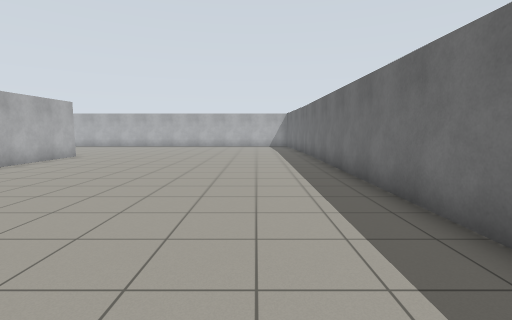
View 1 (above)

24 first-person views from a walk through a world built for the Gazebo simulator. The camera is 1.2 m above the floor, tilts 6° down and sees 85° across. The floor is counted in squares, 1 m on a side. Each view is taken from the middle of a square. On the plan, view 1 faces up. The plan holds only what a view shows up to about 12 squares ahead; the rest is blank.

View 2
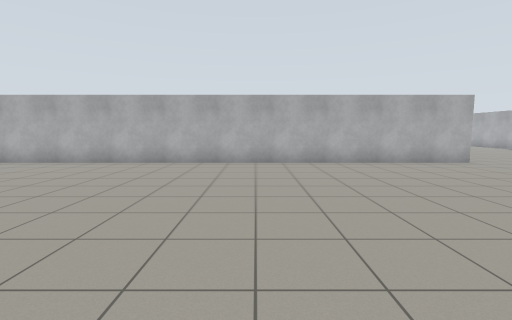

View 3
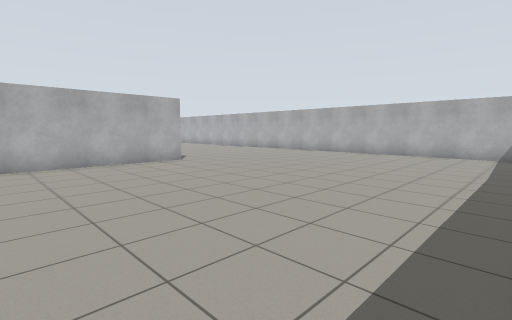

View 4
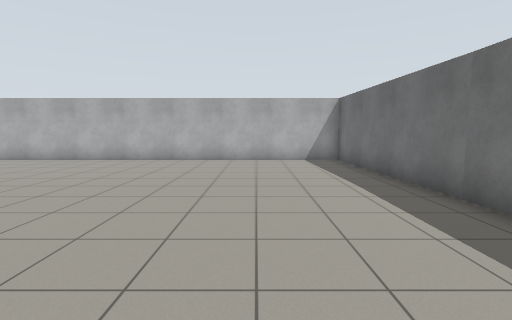

View 5
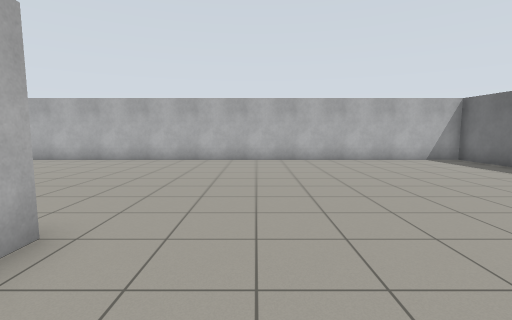

View 6
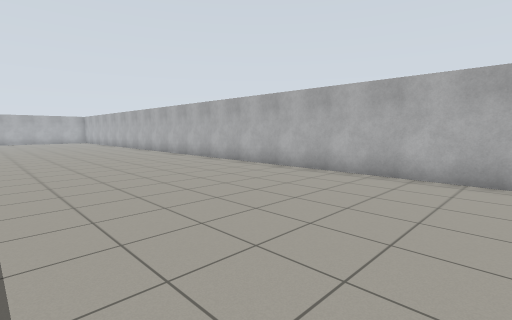

View 7
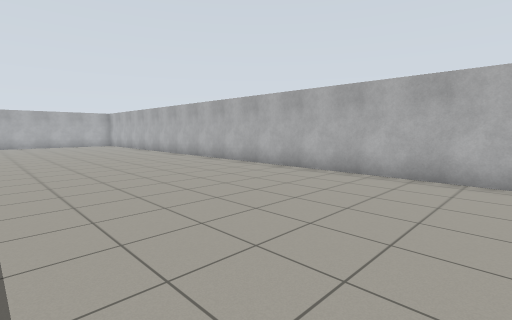

View 8
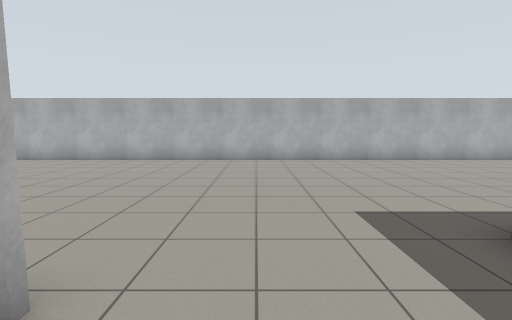

View 9
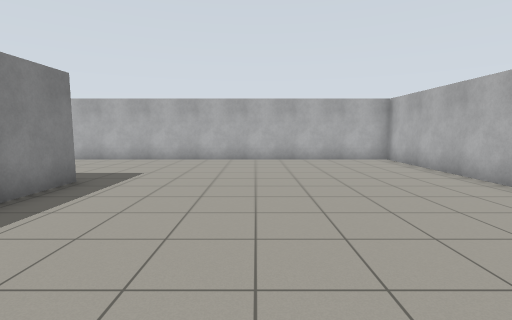

View 10
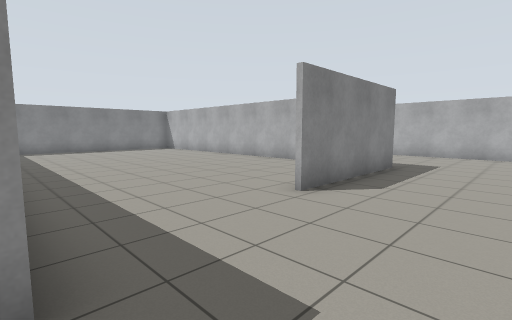

View 11
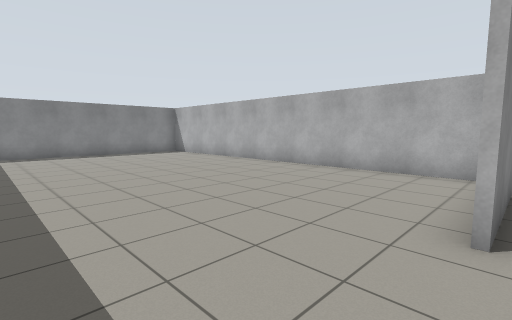

View 12
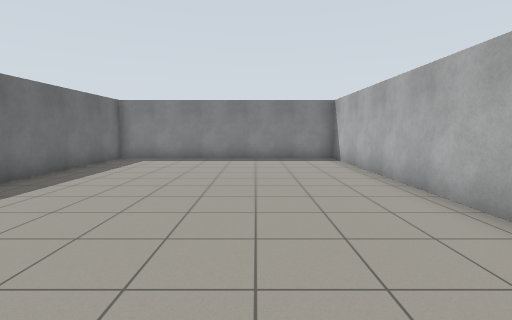

View 13
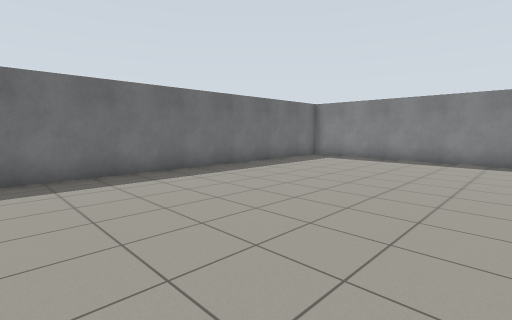

View 14
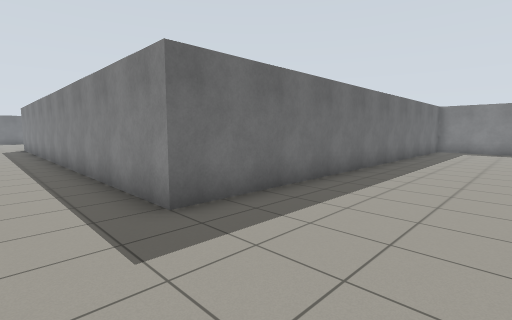

View 15
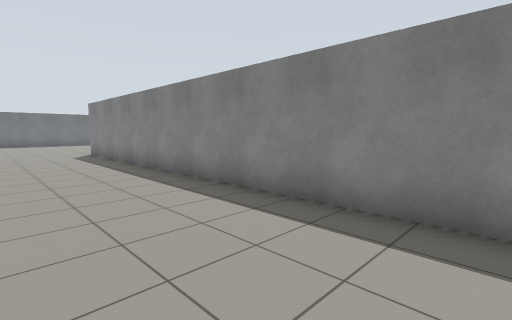

View 16
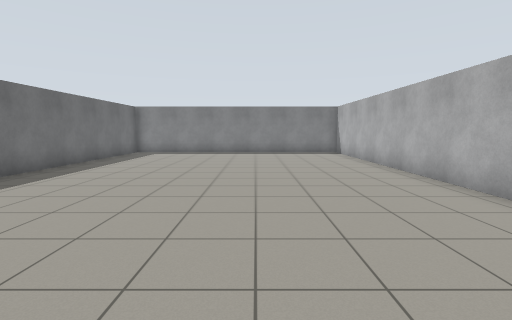

View 17
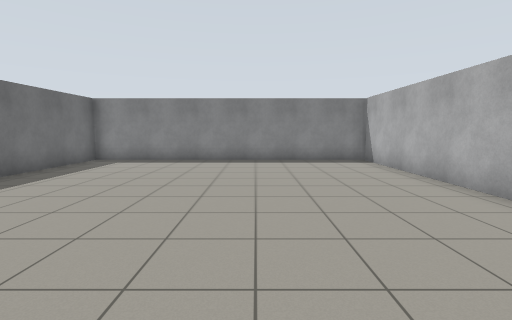

View 18
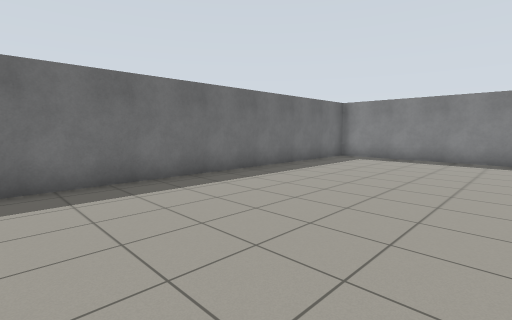

View 19
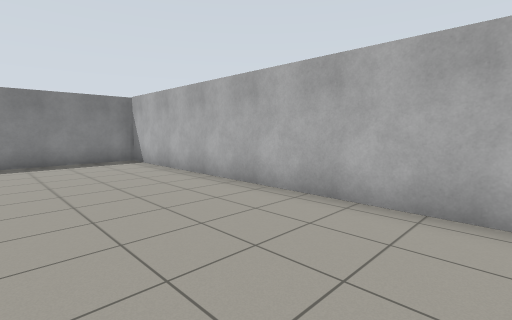

View 20
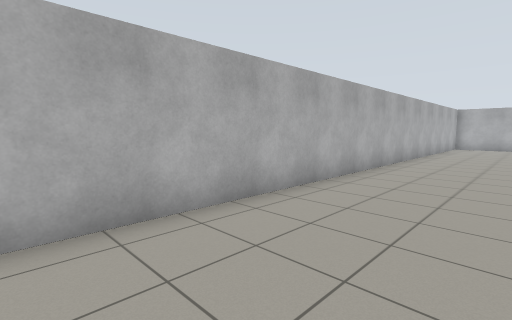

View 21
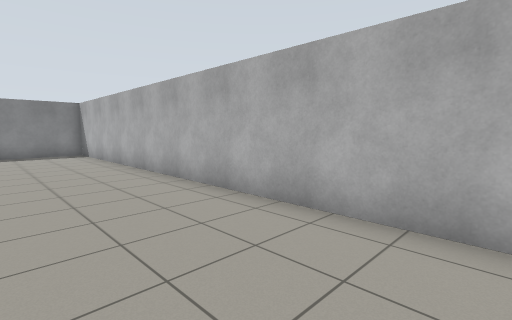

View 22
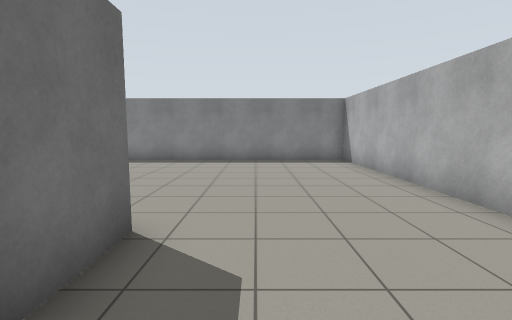

View 23
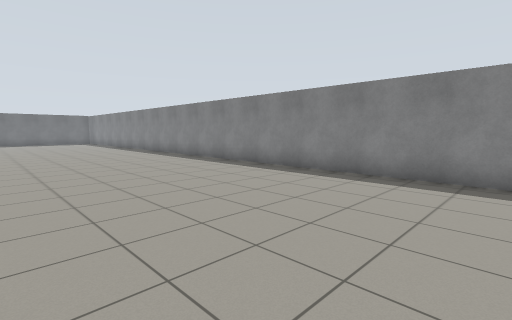

View 24
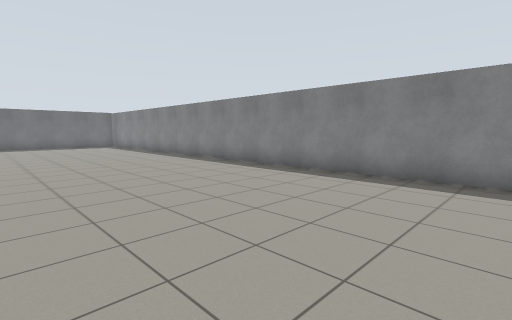

### Floor plan
Points are (right, up) in squares from view 1. A wall is a line through its corners. A room is listed if a view was taken in it or the views show most of it. See-through windows are left out.
Room 1 (views 1, 2, 3, 4, 5, 6, 7, 8, 9, 10, 11, 12, 13, 14, 15, 16, 17, 18, 19, 20, 21, 22)
walls: (-8.4, 13.1) (-8.4, -11.5) (2.6, -11.5) (2.6, 0.9); (-35.4, 11.1) (-35.4, -3.1) (-26.2, -3.1) (-26.2, 13) (-10.9, 13); (-35.6, 11.8) (-30.5, 11.8); (2.6, 13.7) (2.6, 21.5) (-40.6, 21.5) (-40.6, -3.5); (2.6, 2.6) (2.6, 12); (-35.5, -3.2) (-35.5, -1.5)
ways out: opening at (-38.5, -2.8) to room 2
Room 2 (views 23, 24)
walls: (-40.6, -3.5) (-40.6, -11.5) (-21.3, -11.5)
ways out: opening at (-38.5, -2.8) to room 1

Where each view was taken, in squares from view 1:
view 1: 0 up, 0 right, facing up
view 2: 5 up, 2 right, facing left
view 3: 7 up, 2 right, facing up-left
view 4: 10 up, 1 left, facing up
view 5: 10 up, 6 left, facing up
view 6: 14 up, 10 left, facing up-left
view 7: 14 up, 17 left, facing up-left
view 8: 10 up, 29 left, facing up
view 9: 16 up, 29 left, facing left
view 10: 15 up, 26 left, facing down-left
view 11: 12 up, 27 left, facing down-left
view 12: 9 up, 32 left, facing down
view 13: 9 up, 34 left, facing down-right
view 14: 15 up, 30 left, facing down-right
view 15: 17 up, 24 left, facing down-right
view 16: 4 up, 4 left, facing down
view 17: 0 up, 4 left, facing down
view 18: 1 up, 4 left, facing down-right
view 19: 0 up, 4 left, facing down-left
view 20: 0 up, 37 left, facing up-left
view 21: 4 up, 37 left, facing down-left
view 22: 0 up, 37 left, facing down
view 23: 4 down, 37 left, facing down-right
view 24: 4 down, 31 left, facing down-right
